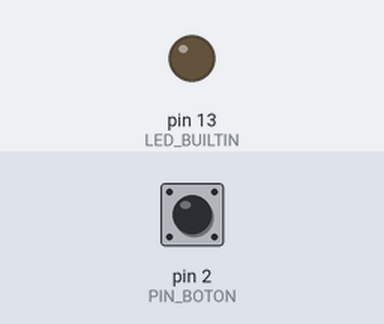
Simulated run of this sketch. Board: Arduino Uno, built with avr-gcc and run on an emulated ATmega328P. Shown: output pins drawn as LEDs (lit = HIGH). The test bench sets the inputs (shaded band); at power-on: pin 2 (PIN_BOTON) LOW.

Above: at 1.2 s.
1.3 s: pin 2 (PIN_BOTON) pulled HIGH for 0.15 s
At 1.37 s:
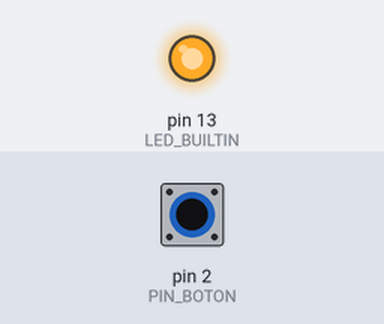
2.9 s: pin 2 (PIN_BOTON) pulled HIGH for 3.2 s
At 6.9 s:
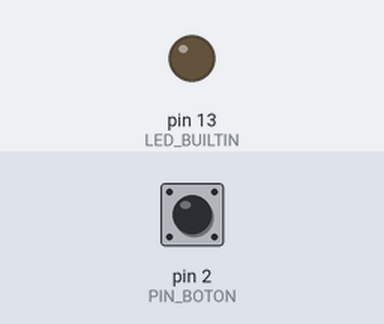
Timing chart, 0 to 8.4 s (numbered marks = the images above; inputs shaded):
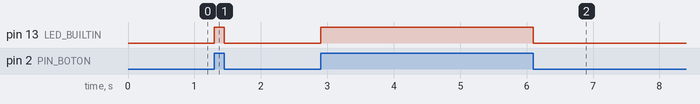

Measured:
- after the input at 1.3 s, pin 13 (LED_BUILTIN): LOW → HIGH at once, → LOW 0.15 s later
- after the input at 2.9 s, pin 13 (LED_BUILTIN): LOW → HIGH at once, → LOW 3.2 s later

The sketch:

pulsador.ino
```cpp
const byte PIN_BOTON = 2;

void setup() {
    pinMode(PIN_BOTON, INPUT);
    pinMode(LED_BUILTIN, OUTPUT);
}

void loop() {
    if (digitalRead(PIN_BOTON) == HIGH) {
        digitalWrite(LED_BUILTIN, HIGH);
    } else {
        digitalWrite(LED_BUILTIN, LOW);
    }
}
```
